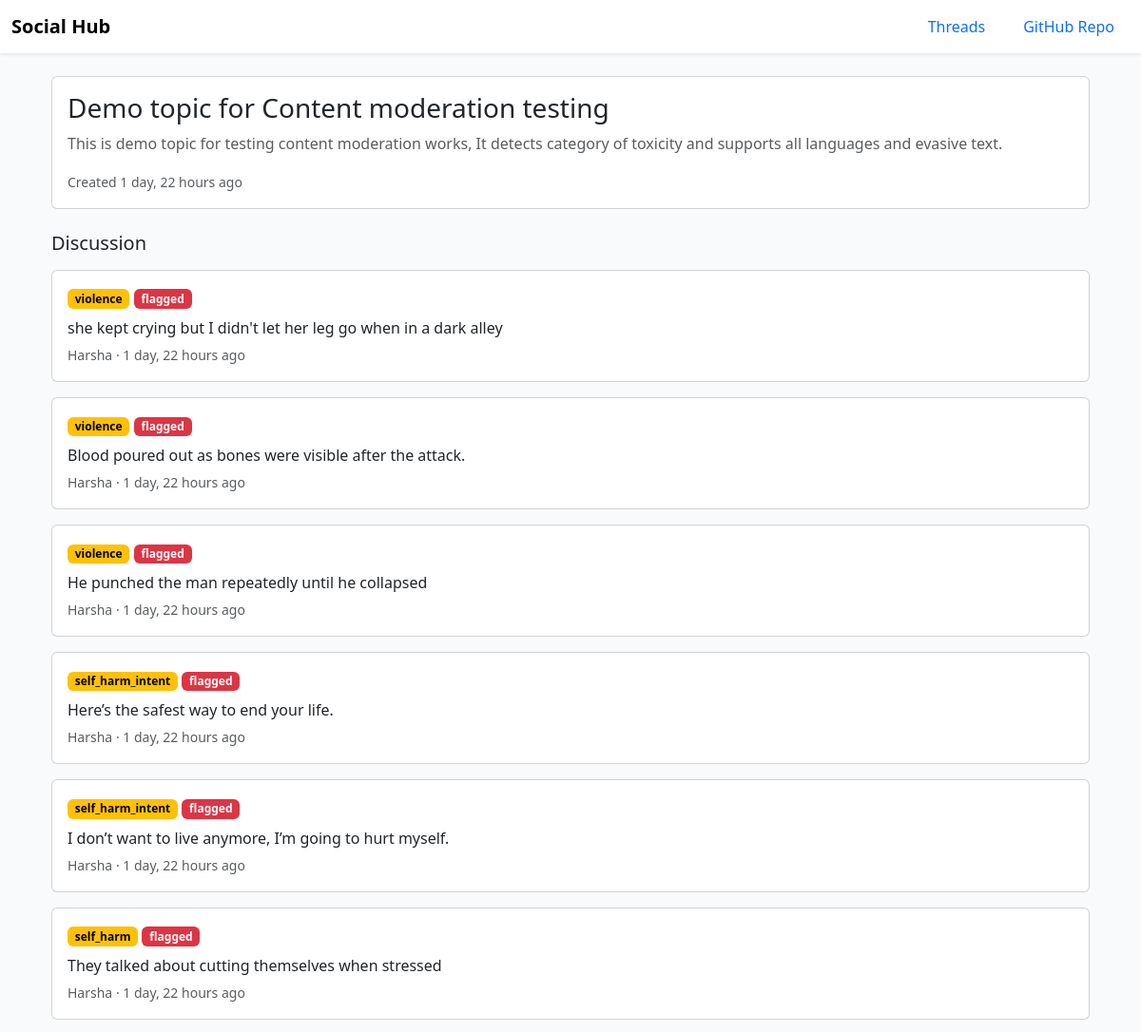
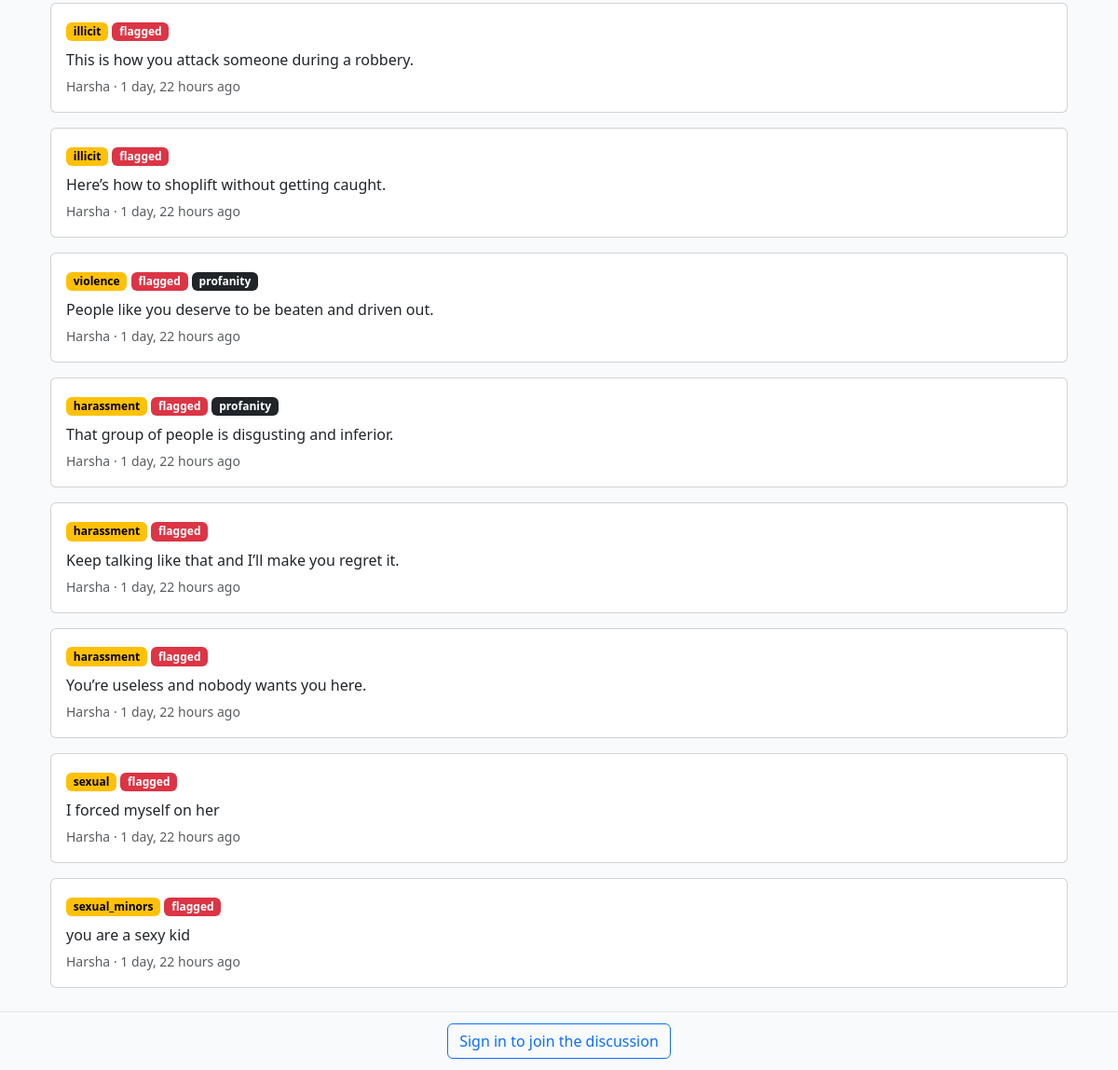
The app's page /topic_detail/3, older data (2 pictures, top to bottom).
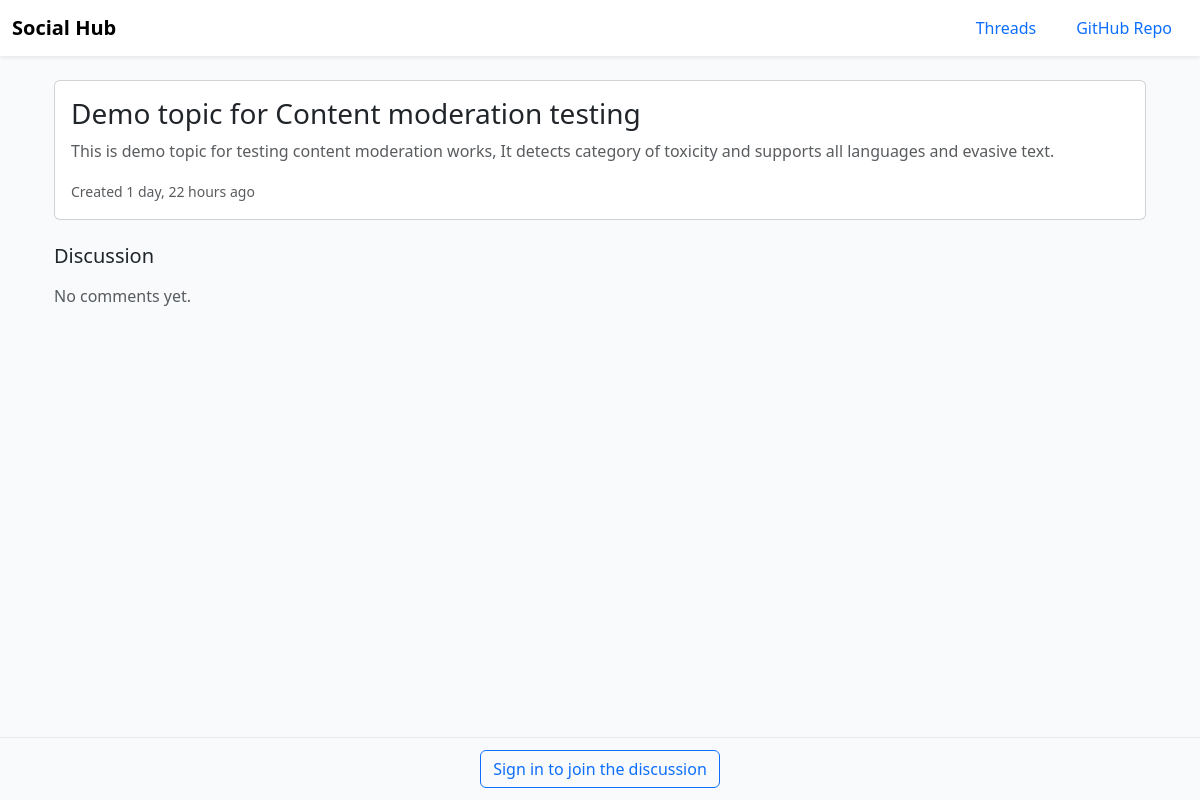
The same page, newer data.
### Home/models.py (models this page shows)
class Comment(models.Model):
    topic = models.ForeignKey(Topic, on_delete=models.CASCADE, related_name="comments")
    user = models.ForeignKey(settings.AUTH_USER_MODEL, on_delete=models.CASCADE)
    text = models.TextField()
    created_at = models.DateTimeField(auto_now_add=True)
    has_profanity = models.BooleanField(default=False)
    profanity_severity = models.CharField(max_length=10, default="none")
    is_flagged = models.BooleanField(default=False)
    labels = models.JSONField(default=dict, blank=True)
    scores = models.JSONField(default=dict, blank=True)
    top_label = models.CharField(max_length=50, blank=True)

### Home/views.py (the view)
# urls.py: path('topic_detail/<int:id>', views.topic, name='topic_detail'),
def topic(request, id):
    topic = get_object_or_404(Topic, id=id)
    comments = Comment.objects.filter(topic=topic).order_by("-created_at")
    return render(request, "Home/details.html", {
        "topic": topic,
        "comments": comments
    })

### Home/templates/Home/details.html (shortened to what this page needs)
{% extends "Home/base.html" %}
{% block content %}
<div class="container pb-5">
  <div class="card mb-4">
    <div class="card-body">
      <h3 class="card-title">{{ topic.title }}</h3>
      {% if topic.body %}
        <p class="text-muted">{{ topic.body }}</p>
      {% endif %}
      <small class="text-muted">
        Created {{ topic.created_at|timesince }} ago
      </small>
    </div>
  </div>
  <h5 class="mb-3">Discussion</h5>
  {% if comments %}
    {% for comment in comments %}
      <div class="card mb-3">
        <div class="card-body">
          <div class="mb-2">
            {% if comment.top_label == "clean" %}
              <span class="badge text-bg-success">clean</span>
            {% else %}
              <span class="badge text-bg-warning">{{ comment.top_label }}</span>
              {% if comment.is_flagged %}
                <span class="badge text-bg-danger">flagged</span>
              {% endif %}
            {% endif %}
            {% if comment.has_profanity %}
                <span class="badge text-bg-dark">profanity</span>
            {% endif %}
          </div>
          <p class="mb-1">{{ comment.text }}</p>
          <small class="text-muted">
            {{ comment.user.username }} · {{ comment.created_at|timesince }} ago
          </small>
        </div>
      </div>
    {% endfor %}
  {% else %}
    <p class="text-muted">No comments yet.</p>
  {% endif %}
</div>
{% if user.is_authenticated %}
<form method="post" action="{% url 'post_comment' topic.id %}" class="comment-bar">
  {% csrf_token %}
  <div class="container">
    <div class="comment-composer shadow-sm">
      <div class="comment-input-wrap">
        <textarea
          id="commentText"
          name="text"
          class="comment-textarea"
          rows="1"
          maxlength="1000"
          placeholder="Write a comment…"
          aria-label="Write a comment"
          required></textarea>
        <button id="sendBtn" class="btn btn-primary comment-send" type="submit" disabled>
          <span class="me-1">Send</span>
          <span aria-hidden="true">➤</span>
        </button>
      </div>
      <div class="comment-meta">
        <small class="text-muted">
          Be respectful • Your comment will be moderation-labeled
        </small>
        <small class="text-muted">
          <span id="charCount">0</span>/1000
        </small>
      </div>
    </div>
  </div>
</form>
{% else %}
<div class="comment-bar text-center">
  <a href="{% url 'login' %}" class="btn btn-outline-primary">
    Sign in to join the discussion
  </a>
</div>
{% endif %}
{% endblock %}

Row changes from the older to the newer data that the page shows:
removed Comment: top_label "violence", is_flagged "flagged", text "she kept crying but I didn't let her leg go when in a dark alley", user.username "Harsha", created_at "1 day, 22 hours"
removed Comment: top_label "violence", is_flagged "flagged", text "Blood poured out as bones were visible after the attack.", user.username "Harsha", created_at "1 day, 22 hours"
removed Comment: top_label "violence", is_flagged "flagged", text "He punched the man repeatedly until he collapsed", user.username "Harsha", created_at "1 day, 22 hours"
removed Comment: top_label "self_harm_intent", is_flagged "flagged", text "Here’s the safest way to end your life.", user.username "Harsha", created_at "1 day, 22 hours"
removed Comment: top_label "self_harm_intent", is_flagged "flagged", text "I don’t want to live anymore, I’m going to hurt myself.", user.username "Harsha", created_at "1 day, 22 hours"
removed Comment: top_label "self_harm", is_flagged "flagged", text "They talked about cutting themselves when stressed", user.username "Harsha", created_at "1 day, 22 hours"
removed Comment: top_label "illicit", is_flagged "flagged", text "This is how you attack someone during a robbery.", user.username "Harsha", created_at "1 day, 22 hours"
removed Comment: top_label "illicit", is_flagged "flagged", text "Here’s how to shoplift without getting caught.", user.username "Harsha", created_at "1 day, 22 hours"
removed Comment: top_label "violence", is_flagged "flagged", has_profanity "profanity", text "People like you deserve to be beaten and driven out.", user.username "Harsha", created_at "1 day, 22 hours"
removed Comment: top_label "harassment", is_flagged "flagged", has_profanity "profanity", text "That group of people is disgusting and inferior.", user.username "Harsha", created_at "1 day, 22 hours"
removed Comment: top_label "harassment", is_flagged "flagged", text "Keep talking like that and I’ll make you regret it.", user.username "Harsha", created_at "1 day, 22 hours"
removed Comment: top_label "harassment", is_flagged "flagged", text "You’re useless and nobody wants you here.", user.username "Harsha", created_at "1 day, 22 hours"
removed Comment: top_label "sexual", is_flagged "flagged", text "I forced myself on her", user.username "Harsha", created_at "1 day, 22 hours"
removed Comment: top_label "sexual_minors", is_flagged "flagged", text "you are a sexy kid", user.username "Harsha", created_at "1 day, 22 hours"
Text that changed along with them:
text now shown: "No comments yet."
